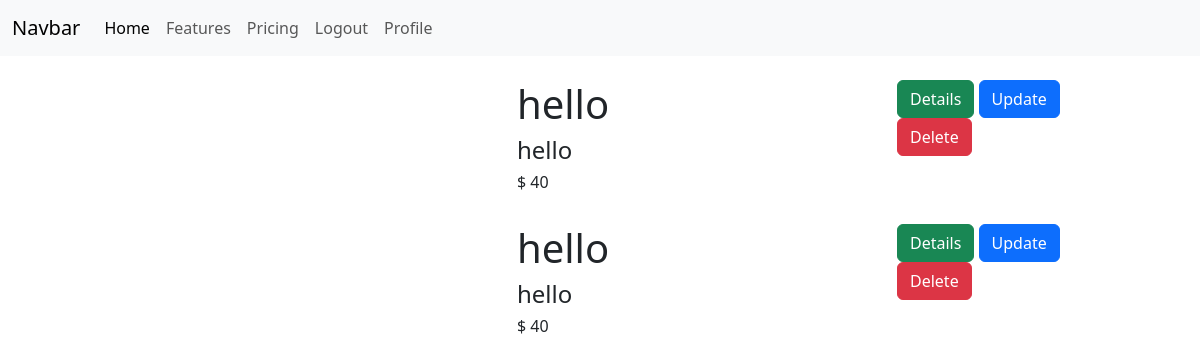
Screenshot of /food/ (signed in) with the database file from the repository.
### food/models.py (models this page shows, shortened)
class Item(models.Model):
    item_name=models.CharField(max_length=100)
    item_desc=models.CharField(max_length=100)
    item_price=models.IntegerField()
    item_image=models.CharField(max_length=500,default="https://theme-assets.getbento.com/sensei/fc2db91.sensei/assets/images/catering-item-placeholder-704x520.png")

### food/views.py (the view)
# urls.py: path("",views.index,name='index'),
def index(request):
    items=Item.objects.all()
    template=loader.get_template('food/index.html')
    return HttpResponse(template.render({
        'items':items
    },request))

### food/templates/food/index.html (shortened to what this page needs)
{% extends 'food/base.html'%}
    {% block content%}
    <div class="container my-3">
    {%for item in items%}
    <div class="row my-4">
        <div class="col-md-3 offset-md-2">
        </div>
        <div class="col-md-4">
            <h1>{{item.item_name}}</h1>
            <h4>{{item.item_desc}}</h4>
            <h6>$ {{item.item_price}}</h6>
        </div>
        <div class="col-md-2">
            <a href="{% url 'food:details' item.id %}"  class="btn btn-success">Details</a>
            <a href="{% url 'food:update' item.id %}" class="btn btn-primary">Update</a>
            <a href="{% url 'food:delete' item.id %}" class="btn btn-danger">Delete</a>
        </div>
    </div>
    {%endfor%}
</div>
    {% endblock %}

### rows the page displays
Item: item_name "hello", item_desc "hello", item_price "40"
Item: item_name "hello", item_desc "hello", item_price "40"
